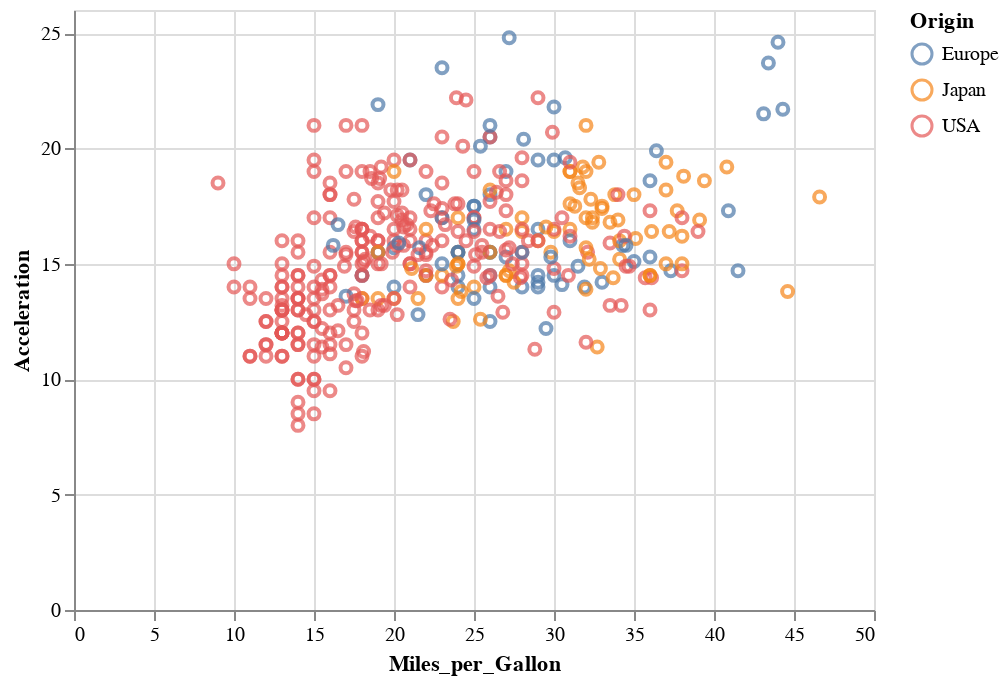

Write notebook code for a chart like this one.
### Code cell
alt.Chart(cars).mark_point().encode(
    x = 'Miles_per_Gallon',
    y = 'Acceleration',
    color = 'Origin', tooltip='Name'
)

### Figure 1 — Vega-Lite specification as saved in the notebook (floating-point values rounded to 4 significant figures; data arrays with more than 128 entries replaced by an {"elided": "..."} marker saying what was removed)
{"config": {"view": {"continuousWidth": 400, "continuousHeight": 300}}, "data": {"name": "data-f02450ab61490a1363517a0190416235"}, "mark": "point", "encoding": {"color": {"type": "nominal", "field": "Origin"}, "tooltip": {"type": "nominal", "field": "Name"}, "x": {"type": "quantitative", "field": "Miles_per_Gallon"}, "y": {"type": "quantitative", "field": "Acceleration"}}, "$schema": "https://vega.github.io/schema/vega-lite/v4.8.1.json", "datasets": {"data-f02450ab61490a1363517a0190416235": {"elided": "406 records"}}}
